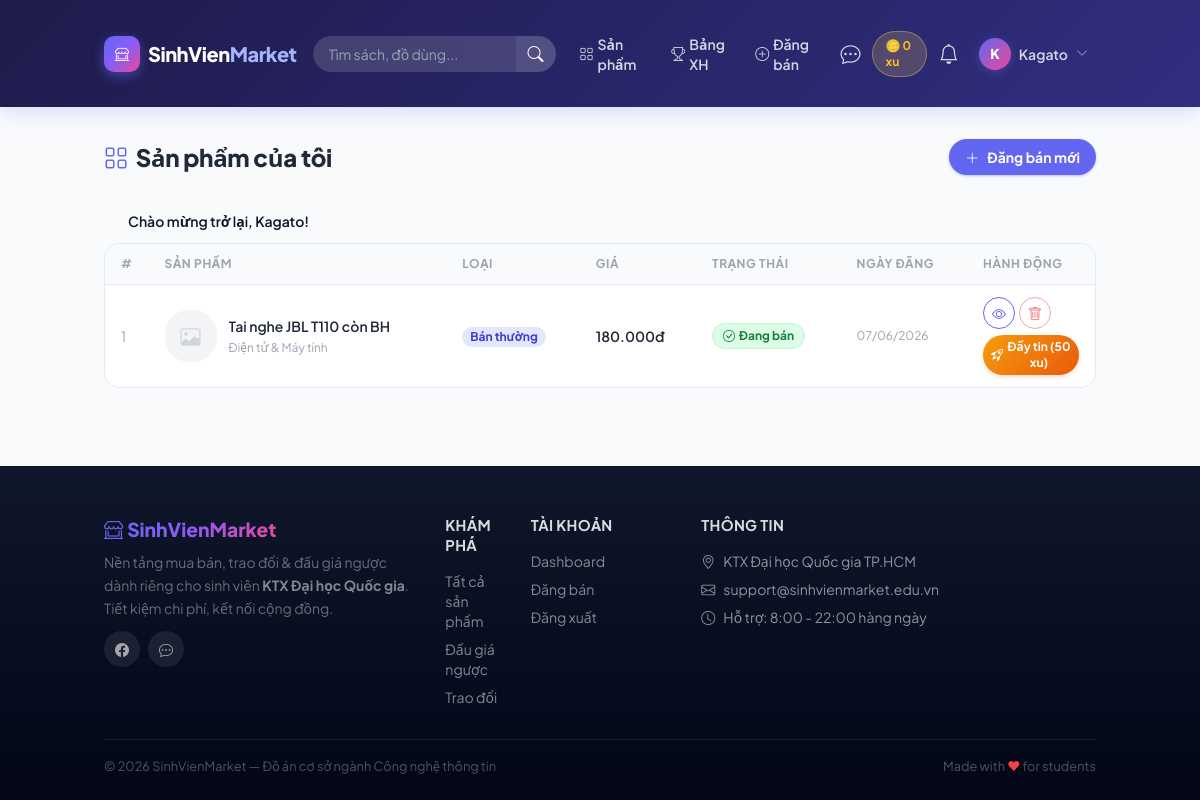
The page /products/my (signed in) on the database its author committed.
### tables this page shows
CREATE TABLE `products` (
    `id`          INT UNSIGNED NOT NULL AUTO_INCREMENT,
    `user_id`     INT UNSIGNED NOT NULL COMMENT 'Người đăng bán',
    `category_id` INT UNSIGNED NOT NULL COMMENT 'Danh mục',
    `title`       VARCHAR(200) NOT NULL COMMENT 'Tiêu đề bài đăng',
    `description` TEXT         NOT NULL COMMENT 'Mô tả chi tiết sản phẩm',
    `image`       VARCHAR(255) DEFAULT NULL COMMENT 'Tên file ảnh trong /public/uploads/',
    `type`        ENUM('sale', 'exchange', 'auction') NOT NULL DEFAULT 'sale'
                  COMMENT 'Loại: bán thường / trao đổi / đấu giá ngược',
    `status`      ENUM('pending', 'active', 'sold', 'cancelled') NOT NULL DEFAULT 'pending'
                  COMMENT 'pending=chờ duyệt, active=đang bán, sold=đã bán, cancelled=bị từ chối',
    `price`       DECIMAL(12, 0) DEFAULT NULL COMMENT 'Giá cố định (chỉ dùng với type=sale)',
     
    `condition`   ENUM('new','like_new','used','worn') NOT NULL DEFAULT 'used'
                  COMMENT 'Tình trạng: new=Mới 100%, like_new=Như mới, used=Đã dùng, worn=Cũ',
     
    `bumped_at`   TIMESTAMP NULL DEFAULT NULL COMMENT 'Thời điểm đẩy tin gần nhất (NULL = chưa đẩy)',
     
    `ai_review_status` ENUM('pending','safe','suspicious','violation') DEFAULT 'pending'
                       COMMENT 'Kết quả kiểm duyệt của AI',
    `ai_review_note`   TEXT DEFAULT NULL
                       COMMENT 'Lý do AI đưa ra (Việt hoá cho Admin đọc)',
    `created_at`  TIMESTAMP NOT NULL DEFAULT CURRENT_TIMESTAMP,
    `updated_at`  TIMESTAMP NOT NULL DEFAULT CURRENT_TIMESTAMP ON UPDATE CURRENT_TIMESTAMP,
    PRIMARY KEY (`id`),
    KEY `idx_user_id`       (`user_id`),
    KEY `idx_category_id`   (`category_id`),
    KEY `idx_type`          (`type`),
    KEY `idx_status`        (`status`),
    KEY `idx_condition`     (`condition`),
    KEY `idx_bumped_at`     (`bumped_at`),
    KEY `idx_created_at`    (`created_at`),
    KEY `idx_status_created` (`status`, `created_at`),
    FULLTEXT KEY `ft_search` (`title`, `description`),
    CONSTRAINT `fk_products_user`     FOREIGN KEY (`user_id`)     REFERENCES `users`(`id`)       ON DELETE CASCADE,
    CONSTRAINT `fk_products_category` FOREIGN KEY (`category_id`) REFERENCES `categories`(`id`) ON DELETE RESTRICT
);

CREATE TABLE `categories` (
    `id`         INT UNSIGNED NOT NULL AUTO_INCREMENT,
    `name`       VARCHAR(100) NOT NULL COMMENT 'Tên danh mục',
    `slug`       VARCHAR(120) NOT NULL COMMENT 'URL-friendly name',
    `icon`       VARCHAR(60)  DEFAULT NULL COMMENT 'Bootstrap Icon class, VD: bi-book',
    `created_at` TIMESTAMP NOT NULL DEFAULT CURRENT_TIMESTAMP,
    PRIMARY KEY (`id`),
    UNIQUE KEY `uq_slug` (`slug`)
);

### app/views/products/my.php (the view, shortened to what the rows shown need)
<?php
$appUrl = rtrim($_ENV['APP_URL'] ?? '', '/');
$statusMap = [
    'pending'   => ['Chờ duyệt',  'bg-yellow-100 text-yellow-700 border-yellow-200',  'bi-hourglass-split'],
    'active'    => ['Đang bán',   'bg-green-100 text-green-700 border-green-200',     'bi-check-circle'],
    'sold'      => ['Đã bán',     'bg-gray-100 text-gray-600 border-gray-200',        'bi-bag-check-fill'],
    'cancelled' => ['Đã thu hồi','bg-red-50 text-red-500 border-red-200',            'bi-x-circle'],
];
$typeMap = [
    'sale'     => ['Bán thường',    'bg-indigo-100 text-indigo-700'],
    'exchange' => ['Trao đổi',      'bg-cyan-100 text-cyan-700'],
    'auction'  => ['Đấu giá ngược', 'bg-red-100 text-red-600'],
];
?>
<div class="container mx-auto px-4 py-8">
  <div class="flex items-center justify-between mb-6 flex-wrap gap-3">
    <h1 class="text-2xl font-extrabold text-gray-800 dark:text-dark-text flex items-center gap-2">
      <i class="bi bi-grid text-primary"></i>Sản phẩm của tôi
    </h1>
  </div>
  <?php if (empty($products)): ?>
    <div class="text-center py-20">
      <i class="bi bi-bag-plus text-6xl text-gray-200 dark:text-gray-600 block mb-4"></i>
      <div class="text-lg font-bold text-gray-400 mb-1">Bạn chưa đăng sản phẩm nào</div>
      <p class="text-sm text-gray-400 mb-4">Hãy bắt đầu bằng cách đăng sản phẩm đầu tiên của bạn!</p>
      <a href="<?= $appUrl ?>/products/create"
         class="inline-flex items-center gap-2 px-6 py-2.5 rounded-full bg-primary text-white font-bold text-sm no-underline hover:brightness-110 transition-all">
        <i class="bi bi-plus-lg"></i>Đăng bán ngay
      </a>
    </div>
  <?php else: ?>
    <div class="overflow-x-auto rounded-2xl border border-light-border dark:border-dark-border">
      <table class="w-full text-sm">
        <thead class="bg-gray-50 dark:bg-dark-2 border-b border-light-border dark:border-dark-border">
          <tr>
            <th class="px-4 py-3 text-left text-xs font-bold text-gray-400 uppercase tracking-wider w-10">#</th>
            <th class="px-4 py-3 text-left text-xs font-bold text-gray-400 uppercase tracking-wider">Sản phẩm</th>
            <th class="px-4 py-3 text-left text-xs font-bold text-gray-400 uppercase tracking-wider">Loại</th>
            <th class="px-4 py-3 text-left text-xs font-bold text-gray-400 uppercase tracking-wider">Giá</th>
            <th class="px-4 py-3 text-left text-xs font-bold text-gray-400 uppercase tracking-wider">Trạng thái</th>
            <th class="px-4 py-3 text-left text-xs font-bold text-gray-400 uppercase tracking-wider">Ngày đăng</th>
            <th class="px-4 py-3 text-left text-xs font-bold text-gray-400 uppercase tracking-wider w-32">Hành động</th>
          </tr>
        </thead>
        <tbody class="divide-y divide-gray-50 dark:divide-dark-border">
          <?php foreach ($products as $i => $p): ?>
            <?php
              [$statusLabel, $statusCls, $statusIcon] = $statusMap[$p['status']] ?? ['?', 'bg-gray-100 text-gray-500 border-gray-200', 'bi-dash'];
              [$typeLabel,   $typeCls]                = $typeMap[$p['type']]     ?? ['?', 'bg-gray-100 text-gray-500'];
            ?>
            <tr class="bg-white dark:bg-dark-card hover:bg-gray-50 dark:hover:bg-dark-2 transition-colors">
              <td class="px-4 py-3 text-gray-400"><?= $i + 1 ?></td>
              <td class="px-4 py-3">
                <div class="flex items-center gap-3">
                  <div class="w-13 h-13 rounded-xl overflow-hidden flex-shrink-0 bg-gray-100 dark:bg-dark-2"
                       style="width:52px;height:52px">
                    <?php if ($p['image']): ?>
                      <img src="<?= $appUrl ?>/products/image?id=<?= (int)$p['id'] ?>"
                           class="w-full h-full object-cover">
                    <?php else: ?>
                      <div class="w-full h-full flex items-center justify-center">
                        <i class="bi bi-image text-gray-300 dark:text-gray-600 text-xl"></i>
                      </div>
                    <?php endif; ?>
                  </div>
                  <div>
                    <a href="<?= $appUrl ?>/products/show?id=<?= $p['id'] ?>"
                       class="font-semibold text-gray-800 dark:text-dark-text no-underline hover:text-primary transition-colors block max-w-xs truncate">
                      <?= htmlspecialchars($p['title'], ENT_QUOTES) ?>
                    </a>
                    <span class="text-xs text-gray-400"><?= htmlspecialchars($p['category_name'], ENT_QUOTES) ?></span>
                  </div>
                </div>
              </td>
              <td class="px-4 py-3">
                <span class="inline-flex items-center px-2 py-0.5 rounded-full text-xs font-bold <?= $typeCls ?>">
                  <?= $typeLabel ?>
                </span>
              </td>
              <td class="px-4 py-3 font-semibold text-gray-800 dark:text-dark-text whitespace-nowrap">
                <?php if ($p['type'] === 'sale'): ?>
                  <?= number_format((int)$p['price'], 0, ',', '.') ?>đ
                <?php elseif ($p['type'] === 'auction'): ?>
                  <?= $p['start_price'] ? number_format((int)$p['start_price'], 0, ',', '.').'đ' : '—' ?>
                  <br><span class="text-xs text-gray-400">→ Sàn: <?= $p['floor_price'] ? number_format((int)$p['floor_price'], 0, ',', '.').'đ' : '—' ?></span>
                <?php else: ?>
                  <span class="text-gray-400">—</span>
                <?php endif; ?>
              </td>
              <td class="px-4 py-3">
                <span class="inline-flex items-center gap-1 px-2.5 py-1 rounded-full text-xs font-bold border <?= $statusCls ?>">
                  <i class="bi <?= $statusIcon ?>"></i><?= $statusLabel ?>
                </span>
              </td>
              <td class="px-4 py-3 text-xs text-gray-400 whitespace-nowrap">
                <?= date('d/m/Y', strtotime($p['created_at'])) ?>
              </td>
              <td class="px-4 py-3">
                <div class="flex flex-col gap-1.5">
                  <div class="flex gap-1">
                    <a href="<?= $appUrl ?>/products/show?id=<?= $p['id'] ?>"
                       class="inline-flex items-center justify-center w-8 h-8 rounded-lg border border-primary text-primary hover:bg-primary hover:text-white transition-all no-underline"
                       title="Xem">
                      <i class="bi bi-eye text-sm"></i>
                    </a>
                    <?php if (!in_array($p['status'], ['sold', 'cancelled'])): ?>
                      <button onclick="confirmDelete(<?= $p['id'] ?>, '<?= htmlspecialchars($p['title'], ENT_QUOTES) ?>')"
                              class="inline-flex items-center justify-center w-8 h-8 rounded-lg border border-red-300 text-red-400 hover:bg-red-500 hover:text-white hover:border-red-500 transition-all cursor-pointer bg-transparent"
                              title="Thu hồi">
                        <i class="bi bi-trash text-sm"></i>
                      </button>
                    <?php endif; ?>
                  </div>
                  <?php if ($p['status'] === 'active'): ?>
                    <button onclick="confirmBump(<?= $p['id'] ?>, '<?= htmlspecialchars($p['title'], ENT_QUOTES) ?>')"
                            class="flex items-center justify-center gap-1 px-2 py-1 rounded-lg text-white text-xs font-bold cursor-pointer border-0 transition-all"
                            style="background:linear-gradient(135deg,#f59e0b,#ea580c);box-shadow:0 2px 4px rgba(234,88,12,.2)"
                            title="Tốn 50 xu để đẩy tin lên đầu"
                            onmouseover="this.style.opacity='.85'" onmouseout="this.style.opacity='1'">
                      <i class="bi bi-rocket-takeoff"></i>Đẩy tin (50 xu)
                    </button>
                  <?php endif; ?>
                </div>
              </td>
            </tr>
          <?php endforeach; ?>
        </tbody>
      </table>
    </div>
  <?php endif; ?>
</div>

### rows shown on the page
products: title "Tai nghe JBL T110 còn BH", category.name "Điện tử & Máy tính", typeLabel "Bán thường", price "180.000", statusLabel "Đang bán", created_at "07/06/2026"

### other values the page prints
$user['coins'] "0"
mb_strtoupper(mb_substr($user['name'] ?? 'U', 0, 1)) "K"
$user['name'] "Kagato"
$message "Chào mừng trở lại, Kagato!"
